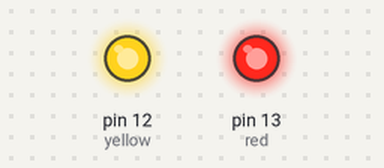
A sketch run on a simulated Arduino Uno, built with avr-gcc and run on an emulated ATmega328P. Parts: output pins drawn as LEDs (lit = HIGH).

Above: at 0.5 s.
At 1.5 s:
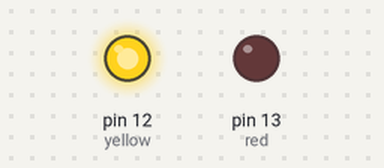
At 5.5 s:
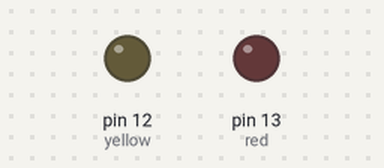
Timing chart, 0 to 6.9 s (numbered marks = the images above):
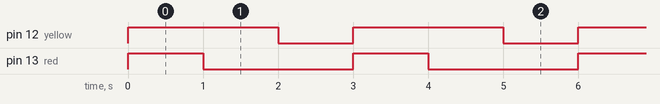

Measured:
- by itself, pin 12 (yellow): alternates HIGH for 2.0 s and LOW for 1.0 s
- by itself, pin 13 (red): alternates HIGH for 1.0 s and LOW for 2.0 s
- by itself, everything shown: repeats every 3.0 s, in 3 steps

The sketch:

arduino_03c.ino
```cpp
void setup() {
  pinMode(13, OUTPUT);    //red
  pinMode(12, OUTPUT);    //yellow
}

void loop() {
  digitalWrite(13, HIGH); // red LED ON
  digitalWrite(12, HIGH); // yellow LED ON
  delay(1000); //pause
  digitalWrite(13, LOW); // red LED OFF
  digitalWrite(12, HIGH); // yellow LED ON
  delay(1000); //pause
  digitalWrite(13, LOW); // red LED OFF
  digitalWrite(12, LOW); // yellow LED OFF
  delay(1000); //pause
}
```
